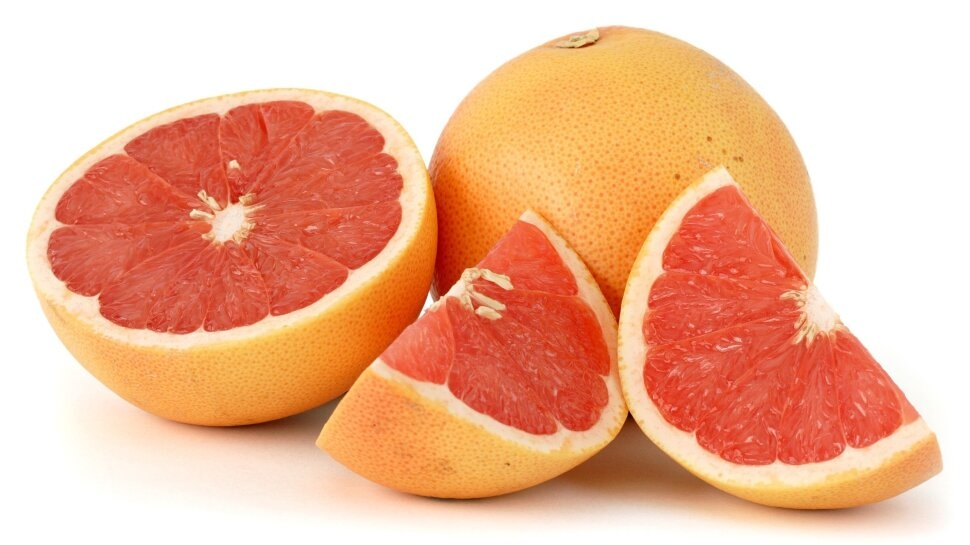
#> input picture oranges.jpg, 970 x 545 px
$ jupyter execute Laba6.ipynb
#> lines starting #> are read from the running program, lines starting #| are printed output that depends on the picture; after the words box and inside, x2 and y2 are one past the last pixel; in counts of white or black regions, pixels touching at a corner belong together
# Лабораторная работа 6
Выделить фрукты на изображении

[cell 1]
import cv2 as cv
import numpy as np
import matplotlib.pyplot as plt

image = cv.imread('oranges.jpg')
#> image is the input picture: shape (545, 970, 3); mean B, G, R 151.9, 182.4, 239.4
image_rgb = cv.cvtColor(image, cv.COLOR_BGR2RGB)
#> `image_hsv = cv.cvtColor(image_rgb, cv.COLOR_RGB2HSV)`: image_hsv: shape (545, 970, 3); mean H, S, V 9.3, 98.2, 239.4

gs = plt.GridSpec(1, 2)

def region_growingHSV(image, seed, threshold):
    # Create an empty binary mask to store the segmented region
#> called with threshold = 40
    region_mask = np.zeros(image.shape[0:2], dtype=np.uint8)

    # Define the connectivity (4-connectivity in this case)
    connectivity = [(1, 0), (-1, 0), (0, 1), (0, -1)]
    # Create a queue to store the pixels to be processed
    queue = []

    for i in seed:
        # Get the seed coordinates
        seed_x, seed_y = i
        queue.append((seed_x, seed_y))

        # Perform region growing
        while len(queue) > 0:
            x, y = queue.pop(0)

            # Check if the pixel is within the image boundaries
            if x < 0 or x >= image.shape[0] or y < 0 or y >= image.shape[1]:
                continue

            # Check if the pixel has already been visited
            if region_mask[x, y] != 0:
                continue

            # Calculate the similarity measure
            similarity = sum(abs(image[x, y, :] - image[seed_x, seed_y, :]))/3

            # Check if the pixel is similar to the seed pixel
            if similarity < threshold:
                region_mask[x, y] = 255  # Add the pixel to the region
                # Add the neighbors to the queue for further processing
                for dx, dy in connectivity:
                    queue.append((x + dx, y + dy))
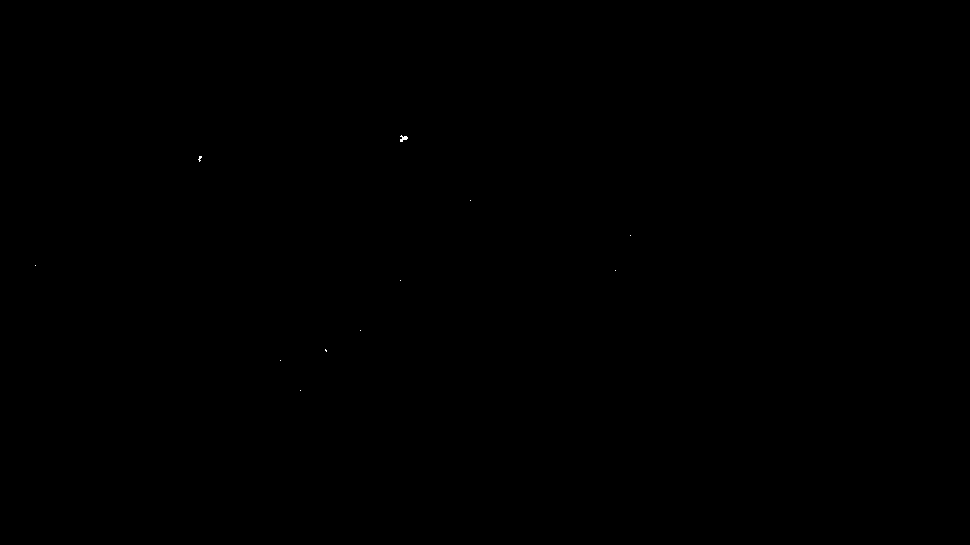
#> region_mask: shape (545, 970); 0.01% white in thin lines or dots, all inside (x1, y1, x2, y2) = (35, 135, 631, 391)
#> after the loop, queue = []

    return region_mask

[cell 2]
plt.figure()
plt.title("Исходное изображение")
plt.imshow(image_rgb)
plt.axis("off")
plt.show()

## Преобразование в HSV

[cell 3]
image_hsv = cv.cvtColor(image_rgb, cv.COLOR_RGB2HSV)

plt.figure()
plt.title("Изображение в HSV")
plt.imshow(image_hsv)
plt.axis("off")
plt.show()

### Создание и применение маски по апельсинам методом разрастания областей (Начальные точки подобраны просто друг за дружкой, чтоб закрыть все дыры)

[cell 4]
seeds = [
    (160, 200),
    (140, 400),
    (360, 280),
    (265, 35),
    (235, 630),
    (330, 360),
    (200, 470),
    (350, 325),
    (390, 300),
    (270, 615),
    (280, 400)
]
threshold = 40
mask = region_growingHSV(image_hsv, seeds, threshold)

kernel = cv.getStructuringElement(cv.MORPH_ELLIPSE, (23, 23))
mask = cv.morphologyEx(mask, cv.MORPH_CLOSE, kernel)
#> mask: shape (545, 970); 0.01% white; 11 white regions (10 under 20 px), largest, box (x1, y1, x2, y2) and area: (400, 135, 408, 142) 38
mask = cv.morphologyEx(mask, cv.MORPH_OPEN, kernel)
#> mask: shape (545, 970); every value is 0

image_with_mask = cv.bitwise_and(image_rgb, image_rgb, mask=mask)
#> image_with_mask: shape (545, 970, 3); every value is 0

plt.figure(figsize=(10, 6))
plt.subplot(gs[0])
plt.title("Маска по апельсинам")
plt.imshow(mask, cmap="gray")
plt.axis("off")

plt.subplot(gs[1])
plt.title("Апельсины с применённой маской")
plt.imshow(image_with_mask)
plt.axis("off")
plt.show()
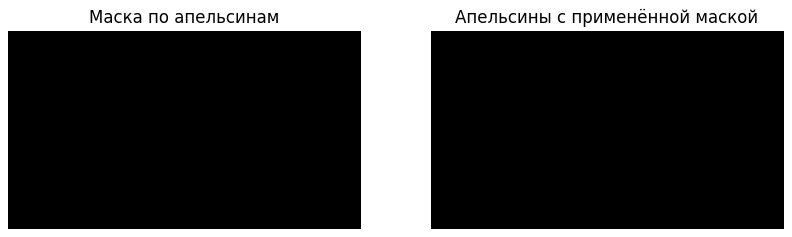
#> figure drawn by matplotlib, 2 panels

### Создание маски для удаления тени

[cell 5]
contours, _ = cv.findContours(mask, cv.RETR_EXTERNAL, cv.CHAIN_APPROX_SIMPLE)
#> contours = []

output = image_rgb.copy()
for cnt in contours:
    cv.drawContours(output, [cnt], -1, (0, 255, 0), 3)
#> this loop made 0 passes

plt.figure()
plt.title("Выделенные фрукты (контуры)")
plt.imshow(output)
plt.axis("off")
plt.show()

$ run again, with text2.png saved as oranges.jpg
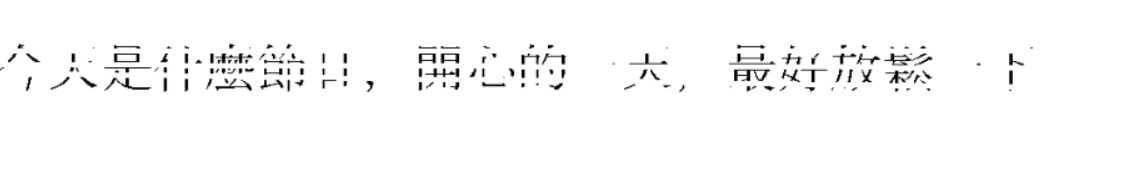
#> input picture text2.png, 1132 x 180 px
#> image is the input picture: shape (180, 1132, 3); min 0, max 255, mean 249.7
#> image_hsv: shape (180, 1132, 3); mean H, S, V 0, 0, 249.7
#> after the loop in region_growingHSV, `for i in seed:`:
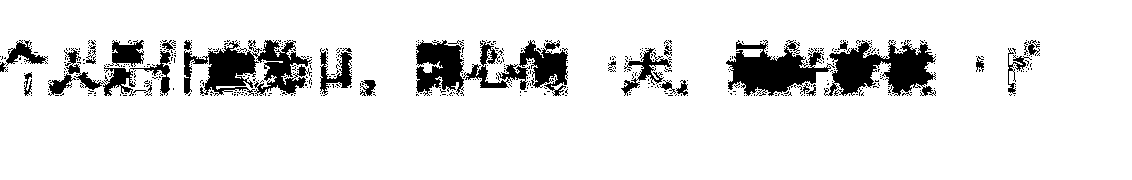
#> region_mask: shape (180, 1132); 89.7% white; 505 black regions (475 under 20 px), largest, box (x1, y1, x2, y2) and area: (184, 40, 312, 96) 3680, (824, 40, 936, 96) 3534, (726, 40, 835, 96) 3069
#> after the loop in region_growingHSV, `for i in seed:`: queue = []
#> contours = [[[0, 0], [0, 179], [1131, 179], [1131, 0]]]
#> the loop `for cnt in contours:` made 1 pass
#> cnt on pass 1: [[0, 0], [0, 179], [1131, 179], [1131, 0]]
#> after the loop `for cnt in contours:`:
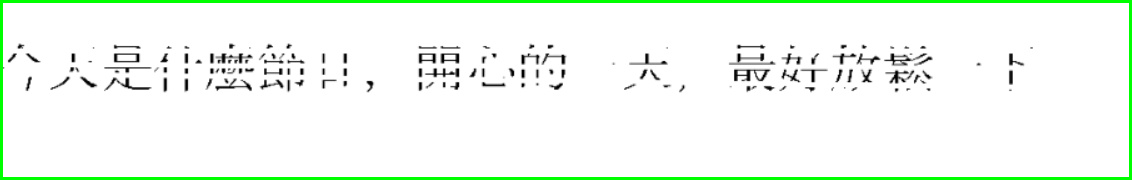
#> output: shape (180, 1132, 3); 3.85% of pixels changed, all inside (x1, y1, x2, y2) = (0, 0, 1132, 180)
